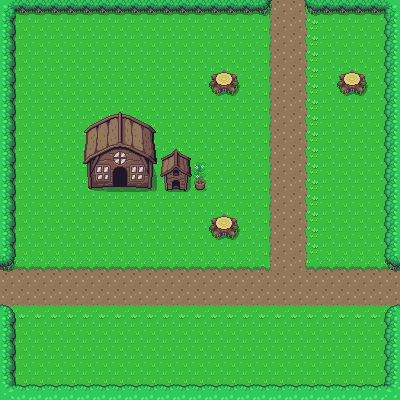

This is a level from a 2D game, rendered from its Tiled map with the project's own tilesets. A one-line summary and the complete map file follow:
An orthogonal 25x25 tile map with 16x16 px tiles, 2 tile layers (Ground, Collisions) and 13 objects.

<map version="1.8" tiledversion="1.8.5" orientation="orthogonal" renderorder="left-down" width="25" height="25" tilewidth="16" tileheight="16" infinite="0" nextlayerid="4" nextobjectid="16">
 <tileset firstgid="1" source="Overworld.tsx" />
 <layer id="1" name="Ground" width="25" height="25">
  <data encoding="csv">
1,1,1,1,1,1,1,1,1,1,1,1,1,1,1,1,1201,1202,1202,1203,1,1,1,1,1,
1,1,1,1,1,1,1,1,1,1,1,1,1,1,1,1,1201,1202,1202,1203,1,1,1,1,1,
1,1,1,1,1,1,1,1,1,1,1,1,1,1,1,1,1201,1202,1202,1203,1,1,1,1,1,
1,1,1,1,1,1,1,1,1,1,1,1,1,1,1,1,1201,1202,1202,1203,1,1,1,1,1,
1,1,1,1,1,1,1,1,1,1,1,1,1,1,1,1,1201,1202,1202,1203,1,1,1,1,1,
1,1,1,1,1,1,1,1,1,1,1,1,1,1,1,1,1201,1202,1202,1203,1,1,1,1,1,
1,1,1,1,1,1,1,1,1,1,1,1,1,1,1,1,1201,1202,1202,1203,1,1,1,1,1,
1,1,1,1,1,1,1,1,1,1,1,1,1,1,1,1,1201,1202,1202,1203,1,1,1,1,1,
1,1,1,1,1,1,1,1,1,1,1,1,1,1,1,1,1201,1202,1202,1203,1,1,1,1,1,
1,1,1,1,1,1,1,1,1,1,1,1,1,1,1,1,1201,1202,1202,1203,1,1,1,1,1,
1,1,1,1,1,1,1,1,1,1,1,1,1,1,1,1,1201,1202,1202,1203,1,1,1,1,1,
1,1,1,1,1,1,1,1,1,1,1,1,1,1,1,1,1201,1202,1202,1203,1,1,1,1,1,
1,1,1,1,1,1,1,1,1,1,1,1,1,1,1,1,1201,1202,1202,1203,1,1,1,1,1,
1,1,1,1,1,1,1,1,1,1,1,1,1,1,1,1,1201,1202,1202,1203,1,1,1,1,1,
1,1,1,1,1,1,1,1,1,1,1,1,1,1,1,1,1201,1202,1202,1203,1,1,1,1,1,
1,1,1,1,1,1,1,1,1,1,1,1,1,1,1,1,1201,1202,1202,1203,1,1,1,1,1,
1162,1162,1162,1162,1162,1162,1162,1162,1162,1162,1162,1162,1162,1162,1162,1162,1322,1202,1202,1321,1162,1162,1162,1162,1162,
1202,1202,1202,1202,1202,1202,1202,1202,1202,1202,1202,1202,1202,1202,1202,1202,1202,1202,1202,1202,1202,1202,1202,1202,1202,
1202,1202,1202,1202,1202,1202,1202,1202,1202,1202,1202,1202,1202,1202,1202,1202,1202,1202,1202,1202,1202,1202,1202,1202,1202,
1242,1242,1242,1242,1242,1242,1242,1242,1242,1242,1242,1242,1242,1242,1242,1242,1242,1242,1242,1242,1242,1242,1242,1242,1242,
1,1,1,1,1,1,1,1,1,1,1,1,1,1,1,1,1,1,1,1,1,1,1,1,1,
1,1,1,1,1,1,1,1,1,1,1,1,1,1,1,1,1,1,1,1,1,1,1,1,1,
1,1,1,1,1,1,1,1,1,1,1,1,1,1,1,1,1,1,1,1,1,1,1,1,1,
1,1,1,1,1,1,1,1,1,1,1,1,1,1,1,1,1,1,1,1,1,1,1,1,1,
1,1,1,1,1,1,1,1,1,1,1,1,1,1,1,1,1,1,1,1,1,1,1,1,1
</data>
 </layer>
 <layer id="2" name="Collisions" width="25" height="25">
  <data encoding="csv">
765,766,766,766,766,766,766,766,766,766,766,766,766,766,766,766,687,0,0,686,766,766,766,766,764,
728,0,0,0,0,0,0,0,0,0,0,0,0,0,0,0,0,0,0,0,0,0,0,0,727,
728,0,0,0,0,0,0,0,0,0,0,0,0,0,0,0,0,0,0,0,0,0,0,0,727,
728,0,0,0,0,0,0,0,0,0,0,0,0,0,0,0,0,0,0,0,0,0,0,0,727,
728,0,0,0,0,0,0,0,0,0,0,0,0,152,153,0,0,0,0,0,0,152,153,0,727,
728,0,0,0,0,0,0,0,0,0,0,0,0,192,193,0,0,0,0,0,0,192,193,0,727,
728,0,0,0,0,0,0,0,0,0,0,0,0,0,0,0,0,0,0,0,0,0,0,0,727,
728,0,0,0,0,7,8,9,10,11,0,0,0,0,0,0,0,0,0,0,0,0,0,0,727,
728,0,0,0,0,47,48,49,50,51,0,0,0,0,0,0,0,0,0,0,0,0,0,0,727,
728,0,0,0,0,87,88,89,90,91,214,215,0,0,0,0,0,0,0,0,0,0,0,0,727,
728,0,0,0,0,127,128,129,130,131,254,255,73,0,0,0,0,0,0,0,0,0,0,0,727,
728,0,0,0,0,167,168,169,170,171,294,295,113,0,0,0,0,0,0,0,0,0,0,0,727,
728,0,0,0,0,0,0,0,0,0,0,0,0,0,0,0,0,0,0,0,0,0,0,0,727,
728,0,0,0,0,0,0,0,0,0,0,0,0,152,153,0,0,0,0,0,0,0,0,0,727,
728,0,0,0,0,0,0,0,0,0,0,0,0,192,193,0,0,0,0,0,0,0,0,0,727,
728,0,0,0,0,0,0,0,0,0,0,0,0,0,0,0,0,0,0,0,0,0,0,0,727,
687,0,0,0,0,0,0,0,0,0,0,0,0,0,0,0,0,0,0,0,0,0,0,0,686,
0,0,0,0,0,0,0,0,0,0,0,0,0,0,0,0,0,0,0,0,0,0,0,0,0,
0,0,0,0,0,0,0,0,0,0,0,0,0,0,0,0,0,0,0,0,0,0,0,0,0,
647,0,0,0,0,0,0,0,0,0,0,0,0,0,0,0,0,0,0,0,0,0,0,0,646,
728,0,0,0,0,0,0,0,0,0,0,0,0,0,0,0,0,0,0,0,0,0,0,0,727,
728,0,0,0,0,0,0,0,0,0,0,0,0,0,0,0,0,0,0,0,0,0,0,0,727,
728,0,0,0,0,0,0,0,0,0,0,0,0,0,0,0,0,0,0,0,0,0,0,0,727,
728,0,0,0,0,0,0,0,0,0,0,0,0,0,0,0,0,0,0,0,0,0,0,0,727,
645,726,726,726,726,726,726,726,726,726,726,726,726,726,726,726,726,726,726,726,726,726,726,726,644
</data>
 </layer>
 <objectgroup id="3" name="Collisions Mask">
  <object id="2" x="208.663" y="212.855" width="30.7406" height="25.6171" />
  <object id="3" x="208.663" y="67.5361" width="29.809" height="27.0144" />
  <object id="4" x="82.4406" y="110.852" width="74.5226" height="78.2487" />
  <object id="5" x="161.155" y="146.716" width="29.3433" height="44.2478" />
  <object id="6" x="192.827" y="160.689" width="13.5072" height="29.809" />
  <object id="7" x="337.215" y="69.3992" width="29.809" height="25.6171" />
  <object id="8" x="306.008" y="0" width="92.6875" height="14.9045" />
  <object id="9" x="383.791" y="0" width="14.9045" height="269.213" />
  <object id="10" x="384.257" y="304.145" width="14.9045" height="94.5505" />
  <object id="11" x="-0.465766" y="382.86" width="399.627" height="16.3018" />
  <object id="12" x="-0.465766" y="304.145" width="15.8361" height="94.5505" />
  <object id="13" x="-0.465766" y="0.465766" width="16.3018" height="270.144" />
  <object id="14" x="-0.931532" y="0" width="272.473" height="15.3703" />
 </objectgroup>
</map>
